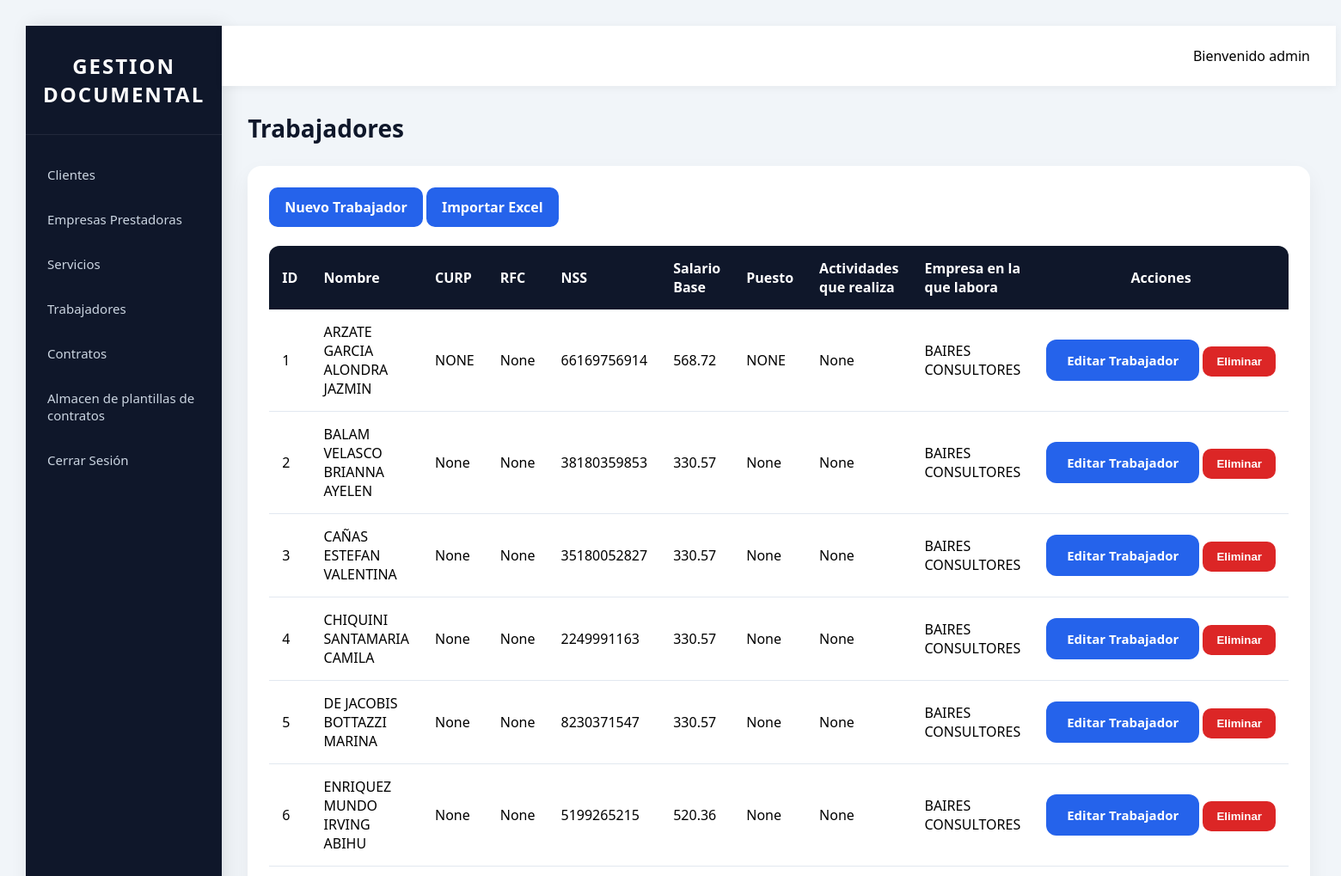
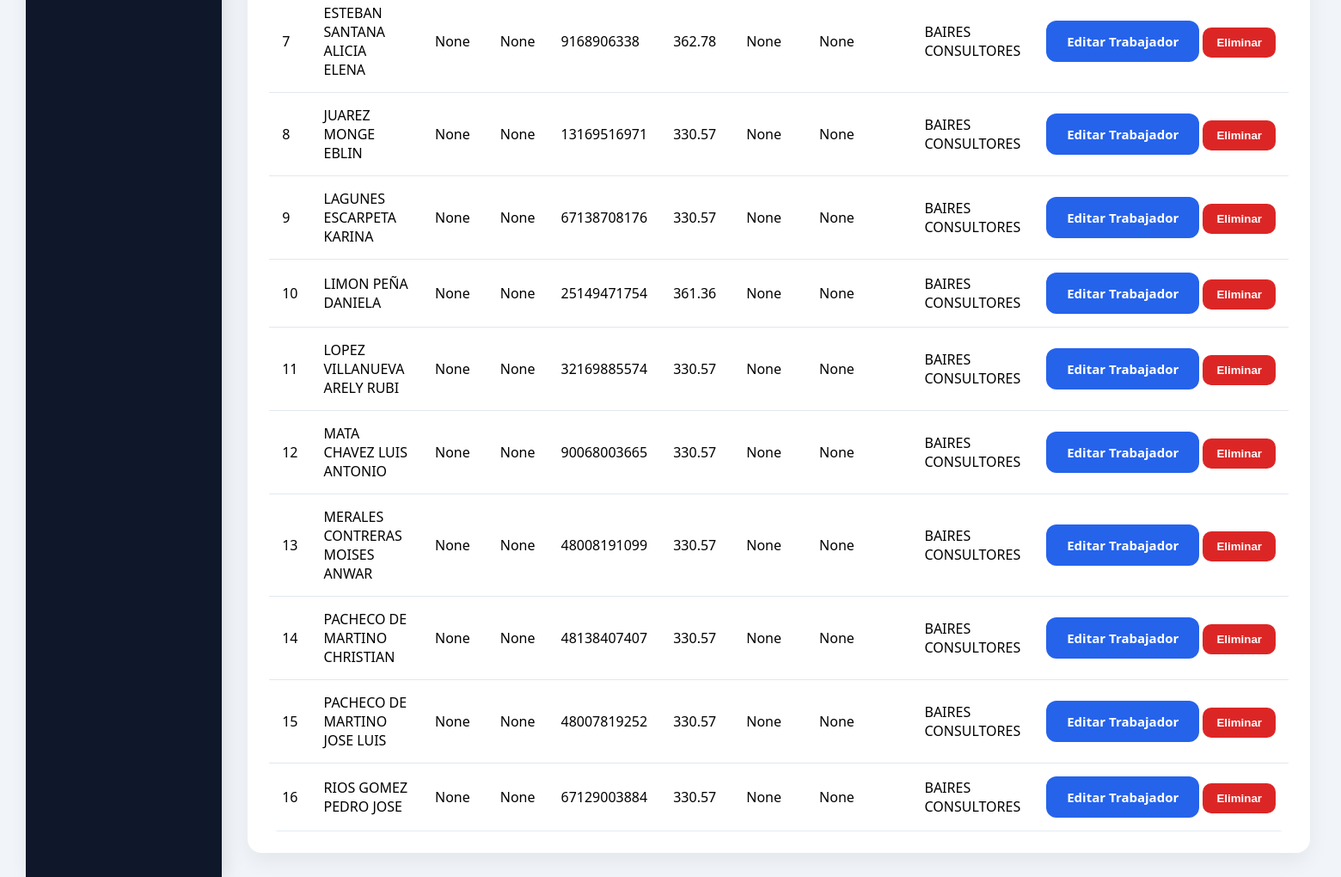
/trabajadores (signed in), run on an earlier commit of the app's database (2 pictures, top to bottom).
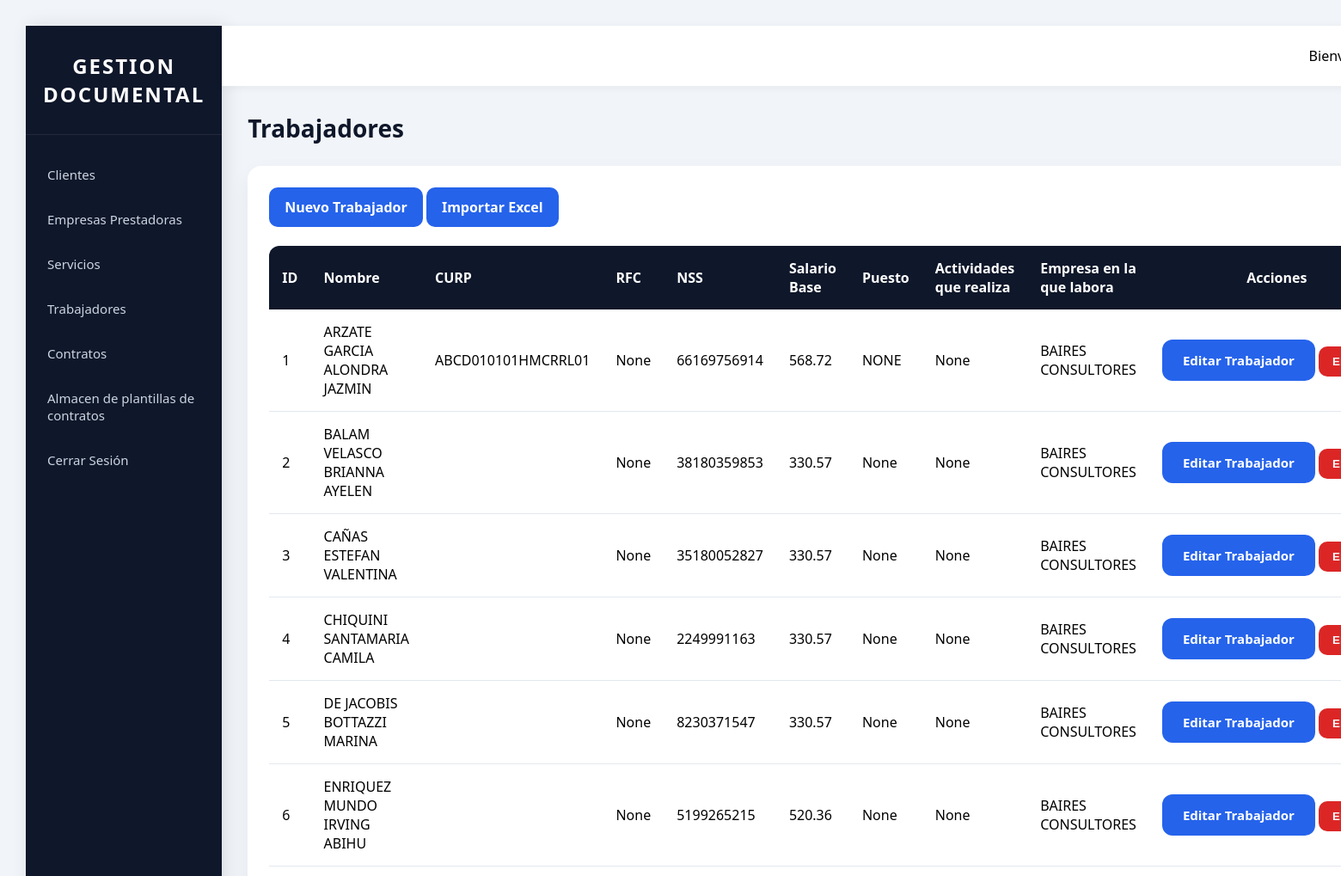
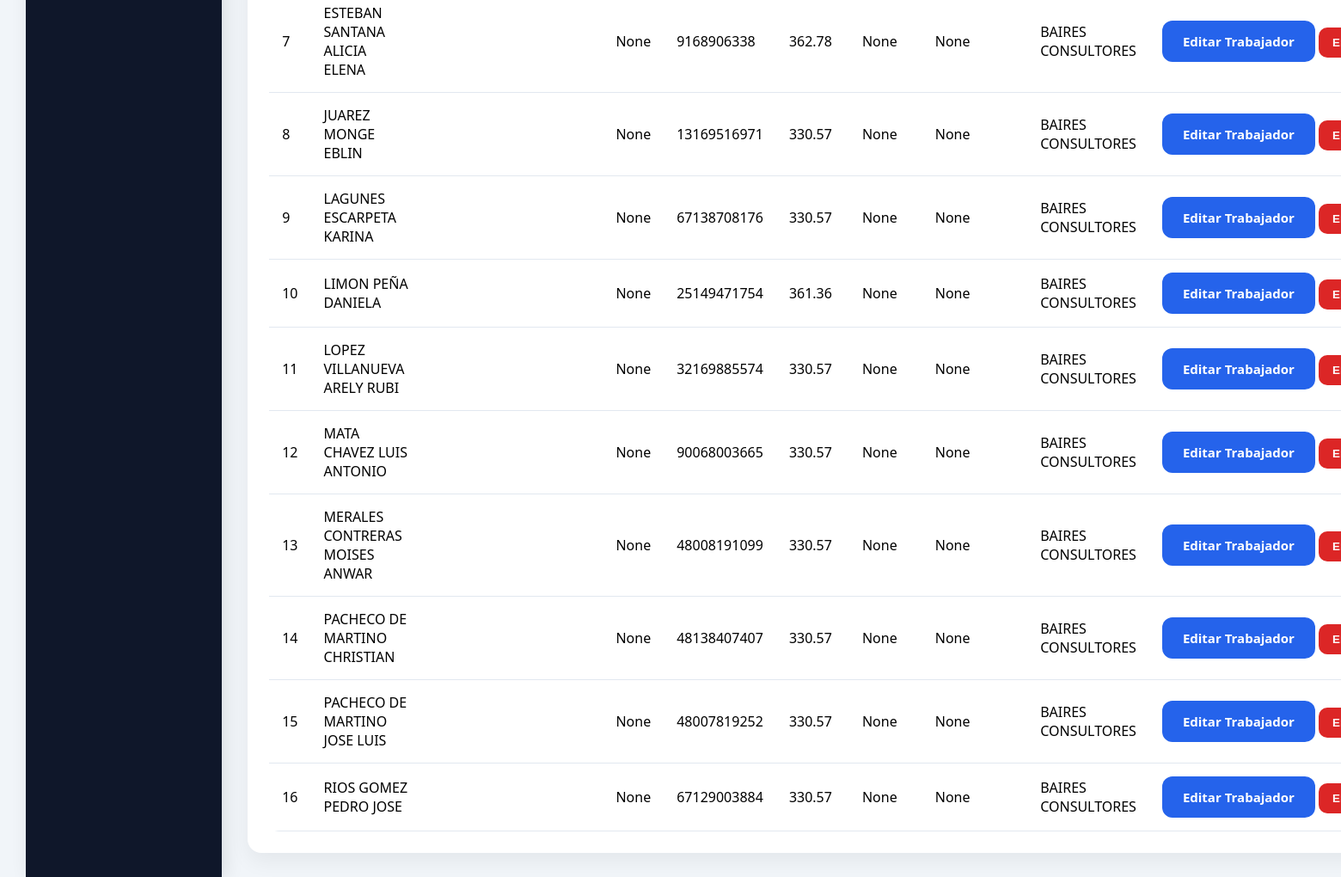
And on a later commit of the database (2 pictures, top to bottom).
### models/models.py (models this page shows, shortened)
class Users(UserMixin, db.Model):
    __tablename__ = 'dim_usuarios'
    id = db.Column(db.Integer, primary_key=True)
    nombre = db.Column(db.String(200))
    fecha_nacimiento = db.Column(db.Date)
    nombre_usuario = db.Column(db.String(200))
    contraseña = db.Column(db.String(200))
    tipo_usuario = db.Column(db.String(200), default="LEGAL")
    activo = db.Column(db.Boolean, default=True)

class Trabajador(db.Model):
    __tablename__ = 'dim_trabajadores'
    id = db.Column(db.Integer, primary_key=True)
    nombre_trabajador =  db.Column(db.String(200))
    curp = db.Column(db.String(200))
    rfc = db.Column(db.String(200))
    nss = db.Column(db.String(200))
    salario_base = db.Column(db.Float)
    actividades = db.Column(db.String(400))
    puesto = db.Column(db.String(300))
    fecha_ingreso = db.Column(db.Date)
    fecha_baja = db.Column(db.Date)
    activo = db.Column(db.Boolean(), default=True)
    encargado = db.Column(db.String(300))
    empresa_id = db.Column(
        db.Integer,
        db.ForeignKey(
            "dim_empresas.id"
        ),
        nullable=False
    )

class Empresa(db.Model):
    __tablename__ = "dim_empresas"
    id = db.Column(db.Integer, primary_key=True)
    nombre = db.Column(db.String(200), nullable=False, unique=True)
    rfc = db.Column(db.String(13))
    representante = db.Column(db.String(200))
    domicilio = db.Column(db.String(300))
    correo = db.Column(db.String(150))
    telefono = db.Column(db.String(20))
    nivel = db.Column(db.Integer)
    regimen_fiscal = db.Column(db.String(300))
    activo = db.Column(db.Boolean(), default=True)
    proyectos = db.relationship(
        "Proyecto",
        backref="empresa",
        lazy=True
    )
    trabajadores = db.relationship(
        "Trabajador",
        backref="empresa",
        lazy=True
    )

### app.py (the view)
@app.route('/trabajadores')
@login_required
def trabajadores():
    trabajadores = Trabajador.query.all()
    proyectos = Proyecto.query.all()
    return render_template(
        'trabajador.html',
        trabajadores = trabajadores,
        proyectos = proyectos,
    )

### app.py (called while the page is built)
@login_manager.user_loader
def load_user(id):
    return Users.query.get(
        int(id)
    )

### templates/trabajador.html (shortened to what this page needs)
{% extends 'base.html' %}
{% block content %}
<h1 class="page-title">
    Trabajadores
</h1>
<div class="card">
    <a href="{{ url_for('nuevo_trabajador') }}" class="btn">
        Nuevo Trabajador
    </a>
    <a href="{{ url_for('importar_trabajadores') }}" class="btn">
        Importar Excel
    </a>
    <br><br>
    <table id="tablaTrabajadores">
        <thead>
            <tr>
                <th>ID</th>
                <th>Nombre</th>
                <th>CURP</th>
                <th>RFC</th>
                <th>NSS</th>
                <th>Salario Base</th>
                <th>Puesto</th>
                <th>Actividades que realiza</th>
                <th>Empresa en la que labora</th>
                <th style="width:220px; text-align:center;">
                    Acciones
                </th>
            </tr>
        </thead>
        <tbody>
            {% for trabajador in trabajadores %}
                <tr>
                    <td>{{ trabajador.id }}</td>
                    <td>{{ trabajador.nombre_trabajador }}</td>
                    <td>{{ trabajador.curp }}</td>
                    <td>{{ trabajador.rfc }}</td>
                    <td>{{ trabajador.nss }}</td>
                    <td>{{ trabajador.salario_base }}</td>
                    <td>{{ trabajador.puesto }}</td>
                    <td>{{ trabajador.actividades }}</td>
                    <td>
                        {% if trabajador.empresa %}
                            {{ trabajador.empresa.nombre }}
                        {% else %}
                            Sin empresa
                        {% endif %}
                    </td>
                    <td style="text-align:center;white-space:nowrap;">
                        <a href="{{ url_for('editar_trabajador',id=trabajador.id) }}" class="btn-primary">
                            Editar Trabajador
                        </a>
                        <form method="POST" action="{{ url_for('eliminar_trabajador',id=trabajador.id) }}"style="display:inline-block;"
                            onsubmit="
                                return confirm(
                                    '¿Desea eliminar esta Trabajador?'
                                );
                            "
                        >
                            <button type="submit" class="btn-danger">
                                Eliminar
                            </button>
                        </form>
                    </td>
                </tr>
            {% endfor %}
        </tbody>
    </table>
</div>
{% endblock %}

### templates/base.html (shortened to what this page needs)
<!DOCTYPE html>
<html>
<head>
    <link rel="stylesheet" href="{{ url_for('static',filename='css/menu.css') }}">
    <link rel="stylesheet" href="{{ url_for('static', filename='css/formularios.css') }}">
    <link rel="stylesheet" href="https://cdn.datatables.net/2.3.2/css/dataTables.dataTables.min.css">
</head>
<body>
    <section class="page-content">
        <div class="layout">
            <aside class="sidebar">
                <div class="sidebar-logo">
                    <h2>GESTION DOCUMENTAL</h2>
                </div>
                <nav>
                    <a href="{{ url_for('clientes') }}">
                        Clientes
                    </a>
                    <a href="{{ url_for('empresas') }}">
                        Empresas Prestadoras
                    </a>
                    <a href="{{ url_for('proyectos') }}">
                        Servicios
                    </a>
                    <a href="{{ url_for('trabajadores') }}">
                        Trabajadores
                    </a>
                    <a href="{{ url_for('contratos') }}">
                        Contratos
                    </a>
                    <a href="{{ url_for('listar_plantillas') }}">
                        Almacen de plantillas de contratos
                    </a>
                    <a href="{{ url_for('logout') }}">
                        Cerrar Sesión
                    </a>
                </nav>
            </aside>
            <main class="content">
                <header class="topbar">
                    Bienvenido {{ current_user.nombre_usuario }}
                </header>
                <section class="page-content">
                    {% block content %}
                    {% endblock %}
                </section>
            </main>
        </div>
    </section>
</body>
</html>

### static/css/menu.css (style rules this page uses)
* { margin:0; padding:0; box-sizing:border-box; }
body { font-family:'Segoe UI',sans-serif; background:#f1f5f9; }
.layout { display:flex; min-height:100vh; }
.sidebar { width:260px; background:#0f172a; color:white; display:flex; flex-direction:column; box-shadow: 4px 0 20px rgba( 0, 0, 0, 0.10 ); }
.sidebar-logo { padding:30px 20px; text-align:center; border-bottom:1px solid rgba( 255, 255, 255, 0.08 ); }
.sidebar-logo h2 { font-size:24px; font-weight:700; letter-spacing:2px; }
.sidebar nav { padding-top:20px; }
.sidebar nav a { display:flex; align-items:center; gap:12px; padding:16px 25px; text-decoration:none; color:#cbd5e1; transition:0.3s; font-size:15px; }
.content { flex:1; display:flex; flex-direction:column; }
.topbar { background:white; height:70px; display:flex; align-items:center; justify-content:flex-end; padding:0 30px; box-shadow: 0 2px 10px rgba( 0, 0, 0, 0.05 ); }
.page-content { padding:30px; }
.card { background:white; padding:25px; border-radius:16px; box-shadow: 0 10px 25px rgba( 0, 0, 0, 0.06 ); }
.page-title { margin-bottom:25px; color:#0f172a; font-size:28px; font-weight:700; }
.btn { display:inline-block; background:#2563eb; color:white; text-decoration:none; padding:12px 18px; border-radius:10px; border:none; cursor:pointer; transition:0.3s; font-weight:600; }
table { width:100%; border-collapse:collapse; background:white; border-radius:12px; overflow:hidden; }
thead { background:#0f172a; color:white; }
th { padding:15px; text-align:left; }
td { padding:15px; border-bottom:1px solid #e2e8f0; }
.btn-primary { display:inline-block; text-decoration:none; padding:10px 18px; border-radius:8px; font-weight:600; }
.btn-danger { background:#dc2626; color:#fff; border:none; padding:10px 18px; border-radius:8px; cursor:pointer; font-weight:600; transition:.3s; }

### static/css/formularios.css (style rules this page uses)
.btn-primary { background:#2563eb; color:white; border:none; border-radius:12px; padding:14px 24px; cursor:pointer; font-weight:600; font-size:15px; transition:.3s; }
.btn-danger { background:#dc2626; color:white; border:none; padding:10px 16px; border-radius:10px; cursor:pointer; font-weight:600; }

What changed in the data, as far as the page shows it:
no longer on this page (row unchanged): Users: nombre_usuario "admin"
changed Trabajador "ARZATE GARCIA ALONDRA JAZMIN": curp "NONE" → "ABCD010101HMCRRL01"
changed Trabajador "BALAM VELASCO BRIANNA AYELEN": curp "None" → (not shown)
changed Trabajador "CAÑAS ESTEFAN VALENTINA": curp "None" → (not shown)
changed Trabajador "CHIQUINI SANTAMARIA CAMILA": curp "None" → (not shown)
changed Trabajador "DE JACOBIS BOTTAZZI MARINA": curp "None" → (not shown)
changed Trabajador "ENRIQUEZ MUNDO IRVING ABIHU": curp "None" → (not shown)
changed Trabajador "ESTEBAN SANTANA ALICIA ELENA": curp "None" → (not shown)
changed Trabajador "JUAREZ MONGE EBLIN": curp "None" → (not shown)
changed Trabajador "LAGUNES ESCARPETA KARINA": curp "None" → (not shown)
changed Trabajador "LIMON PEÑA DANIELA": curp "None" → (not shown)
changed Trabajador "LOPEZ VILLANUEVA ARELY RUBI": curp "None" → (not shown)
changed Trabajador "MATA CHAVEZ LUIS ANTONIO": curp "None" → (not shown)
changed Trabajador "MERALES CONTRERAS MOISES ANWAR": curp "None" → (not shown)
changed Trabajador "PACHECO DE MARTINO CHRISTIAN": curp "None" → (not shown)
changed Trabajador "PACHECO DE MARTINO JOSE LUIS": curp "None" → (not shown)
changed Trabajador "RIOS GOMEZ PEDRO JOSE": curp "None" → (not shown)
